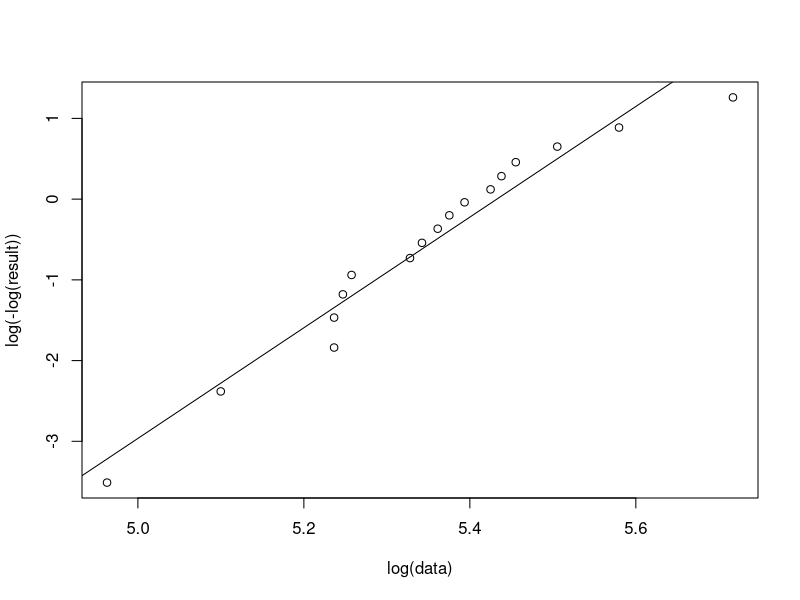
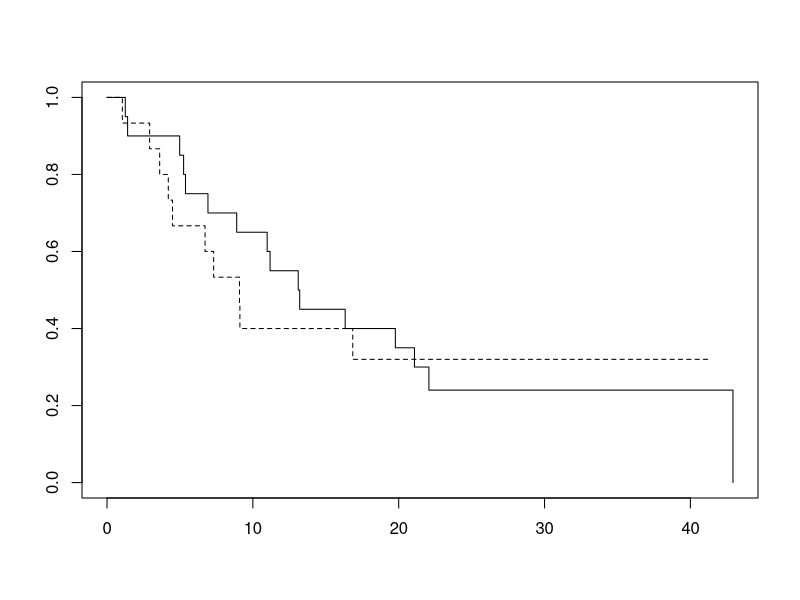

Write R code to recreate these figures, in order.
#1
#(d)
data = c(143, 164, 188, 188, 190, 192, 206, 209, 213, 216, 220, 227, 230, 234, 246, 265, 304)
result = c()
n = length(data)
for (i in 1:17){
  result[i] = 1-(i-0.5)/n
}
plot(log(-log(result))~log(data))
fit = lm(log(-log(result))~log(data))
abline(fit)

#(e)
summary(fit)

#2
#(a)
library(survival)
time = c(1.25, 1.41, 4.98, 5.25, 5.38, 6.92, 8.89, 10.98, 11.18, 13.11, 13.21, 16.33, 19.77, 21.08, 21.84, 22.07, 31.38, 32.61, 37.18, 42.92, 1.05, 2.92, 3.61, 4.20, 4.49, 6.72, 7.31, 9.08, 9.11, 14.49, 16.85, 18.82, 26.59, 30.26, 41.34)
status = c(1, 1, 1, 1, 1, 1, 1, 1, 1, 1, 1, 1, 1, 1, 0, 1, 0, 0, 0, 1, 1, 1, 1, 1, 1, 1, 1, 1, 1, 0, 1, 0, 0, 0, 0)
group = c(1,1,1,1,1,1,1,1,1,1,1,1,1,1,1,1,1,1,1,1,2,2,2,2,2,2,2,2,2,2,2,2,2,2,2)
#data = data.frame(time, status, group)
fit <- survfit(Surv(time,status)~group,type = "kaplan-meier")
plot(fit, lty=1:2 )

#(b)
summary(fit)

#(c)
survdiff(Surv(time,status)~group, rho=0)
